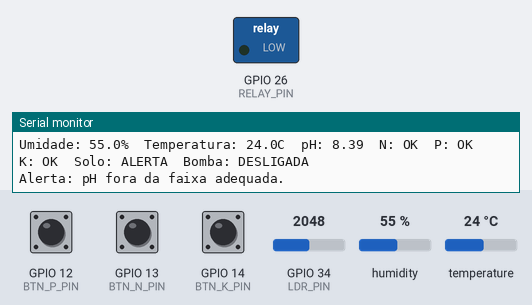
Simulated run of this sketch. Board: ESP32. Parts: switched loads named in the sketch (green lamp = pin HIGH), the last lines printed to the serial monitor. The inputs (shaded band) are chosen by the test bench; at power-on: GPIO 34 (LDR_PIN) = 2048, humidity 55 %, GPIO 12 (BTN_P_PIN) LOW, GPIO 13 (BTN_N_PIN) LOW, GPIO 14 (BTN_K_PIN) LOW, temperature 24 °C.

Above: at 3.2 s.
3.3 s: GPIO 34 (LDR_PIN) set to 1790
6.6 s: GPIO 34 (LDR_PIN) set to 1679
11.0 s: humidity set to 41 %
14.3 s: humidity set to 38 %
At 15.3 s:
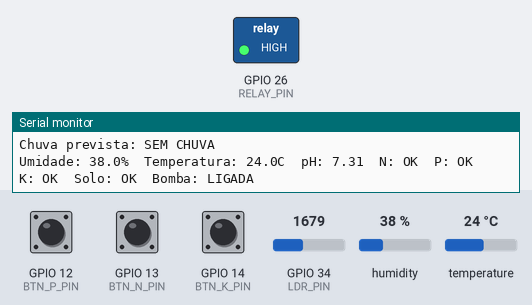
17.6 s: GPIO 12 (BTN_P_PIN) pulled HIGH for 2.85 s
At 20.3 s:
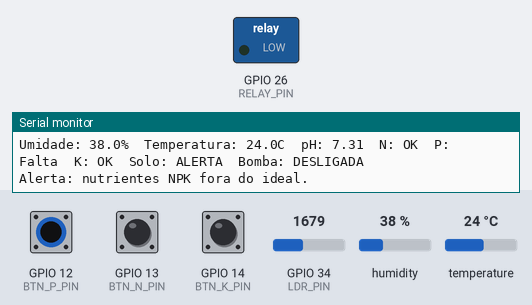
Timing chart, 0 to 23.6 s (numbered marks = the images above; inputs shaded):
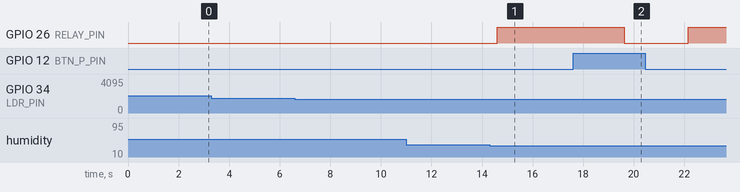

Measured:
- the behaviour switches between 40 and 39 % on humidity (found by bisection; images 0 and 1)
- after the input at 14.3 s, GPIO 26 (RELAY_PIN): LOW → HIGH after 0.30 s
- after the input at 17.6 s, GPIO 26 (RELAY_PIN): HIGH → LOW after 2.0 s, → HIGH 2.5 s later

The sketch:

sketch.ino
```cpp
/**
 * FarmTech Solutions – Fase 2 (Sistema de Irrigação Inteligente)
 *
 * Sistema com ESP32:
 * - Botões simulam nutrientes N, P e K
 * - LDR simula pH
 * - DHT22 simula umidade do solo e temperatura
 * - Relé simula a bomba de irrigação
 *
 * Lógica adotada:
 * - A bomba liga apenas quando a umidade estiver abaixo de 40%
 * - N, P, K e pH são usados para monitoramento e geração de alerta
 */

#include <DHT.h>

const int BTN_N_PIN = 13;
const int BTN_P_PIN = 12;
const int BTN_K_PIN = 14;

const int LDR_PIN = 34;

const int RELAY_PIN = 26;

const int DHT_PIN = 4;
#define DHTTYPE DHT22

DHT dht(DHT_PIN, DHTTYPE);

// 0 = sem chuva
// 1 = chuva fraca/moderada
// 2 = chuva forte
int nivelChuva = 0;

void setup() {
  Serial.begin(115200);

  pinMode(BTN_N_PIN, INPUT_PULLUP);
  pinMode(BTN_P_PIN, INPUT_PULLUP);
  pinMode(BTN_K_PIN, INPUT_PULLUP);

  pinMode(RELAY_PIN, OUTPUT);
  digitalWrite(RELAY_PIN, LOW);

  dht.begin();

  delay(2000);

  Serial.println("==============================================");
  Serial.println("Sistema de Irrigacao Inteligente - FarmTech");
  Serial.println("Digite no Serial:");
  Serial.println("0 = sem chuva");
  Serial.println("1 = chuva fraca/moderada");
  Serial.println("2 = chuva forte");
  Serial.println("==============================================");
}

void loop() {
  lerNivelChuvaSerial();

  bool nPresent = digitalRead(BTN_N_PIN) == LOW;
  bool pPresent = digitalRead(BTN_P_PIN) == LOW;
  bool kPresent = digitalRead(BTN_K_PIN) == LOW;

  int rawLdr = analogRead(LDR_PIN);
  float pH = 3.0 + ((rawLdr - 200) * (10.0 - 3.0) / (2600.0 - 200.0));

  float humidity = dht.readHumidity();
  float temperature = dht.readTemperature();

  bool dhtOk = !isnan(humidity) && !isnan(temperature);

  bool phOk = (pH >= 5.5 && pH <= 7.5);
  bool npkOk = nPresent && pPresent && kPresent;

  bool pumpOn = false;

  if (dhtOk) {
    if (nivelChuva == 2) {
      pumpOn = false;
    }
    else if (nivelChuva == 1) {
      if (humidity < 30.0 && phOk && npkOk) {
        pumpOn = true;
      }
    }
    else {
      if (humidity < 40.0 && phOk && npkOk) {
        pumpOn = true;
      }
    }
  } else {
    pumpOn = false;
  }

  digitalWrite(RELAY_PIN, pumpOn ? HIGH : LOW);

  exibirStatus(humidity, temperature, dhtOk, pH, nPresent, pPresent, kPresent, phOk, npkOk, pumpOn);

  delay(2500);
}

// FUNÇÕES

void lerNivelChuvaSerial() {
  while (Serial.available() > 0) {
    char c = Serial.read();

    if (c == '0') {
      nivelChuva = 0;
      Serial.println("Nivel de chuva atualizado: 0 = SEM CHUVA");
    }
    else if (c == '1') {
      nivelChuva = 1;
      Serial.println("Nivel de chuva atualizado: 1 = CHUVA FRACA/MODERADA");
    }
    else if (c == '2') {
      nivelChuva = 2;
      Serial.println("Nivel de chuva atualizado: 2 = CHUVA FORTE");
    }
  }
}

void exibirStatus(
  float humidity,
  float temperature,
  bool dhtOk,
  float pH,
  bool nPresent,
  bool pPresent,
  bool kPresent,
  bool phOk,
  bool npkOk,
  bool pumpOn
) {
  Serial.println("--------------------------------------------------");

  Serial.print("Chuva prevista: ");
  if (nivelChuva == 0) {
    Serial.println("SEM CHUVA");
  } else if (nivelChuva == 1) {
    Serial.println("CHUVA FRACA/MODERADA");
  } else {
    Serial.println("CHUVA FORTE");
  }

  Serial.print("Umidade: ");
  if (dhtOk) {
    Serial.print(humidity, 1);
    Serial.print("%  ");
  } else {
    Serial.print("Erro  ");
  }

  Serial.print("Temperatura: ");
  if (dhtOk) {
    Serial.print(temperature, 1);
    Serial.print("C  ");
  } else {
    Serial.print("Erro  ");
  }

  Serial.print("pH: ");
  Serial.print(pH, 2);

  Serial.print("  N: ");
  Serial.print(nPresent ? "OK" : "Falta");

  Serial.print("  P: ");
  Serial.print(pPresent ? "OK" : "Falta");

  Serial.print("  K: ");
  Serial.print(kPresent ? "OK" : "Falta");

  Serial.print("  Solo: ");
  Serial.print((phOk && npkOk) ? "OK" : "ALERTA");

  Serial.print("  Bomba: ");
  Serial.println(pumpOn ? "LIGADA" : "DESLIGADA");

  if (!npkOk) {
    Serial.println("Alerta: nutrientes NPK fora do ideal.");
  }

  if (!phOk) {
    Serial.println("Alerta: pH fora da faixa adequada.");
  }

  if (!dhtOk) {
    Serial.println("Alerta: falha na leitura do DHT22.");
  }
}
 
```
